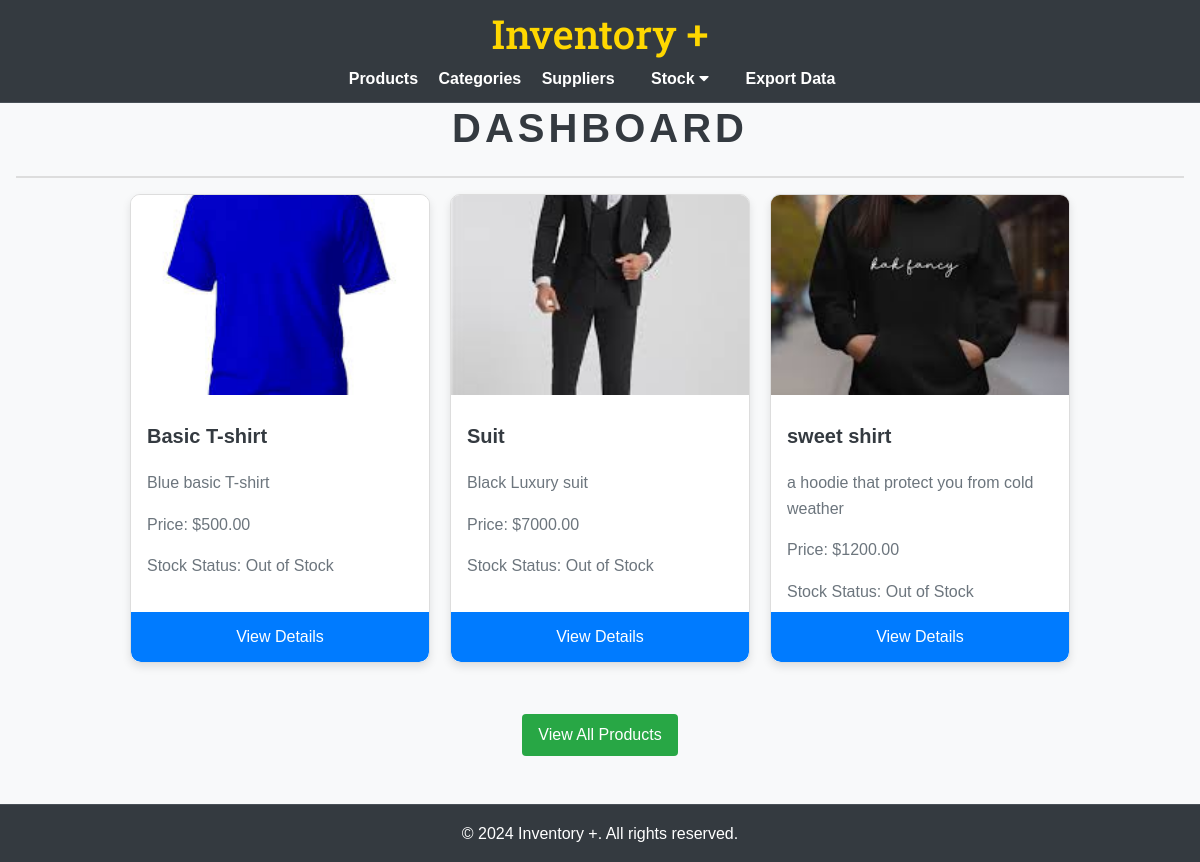
The app's page /, older data.
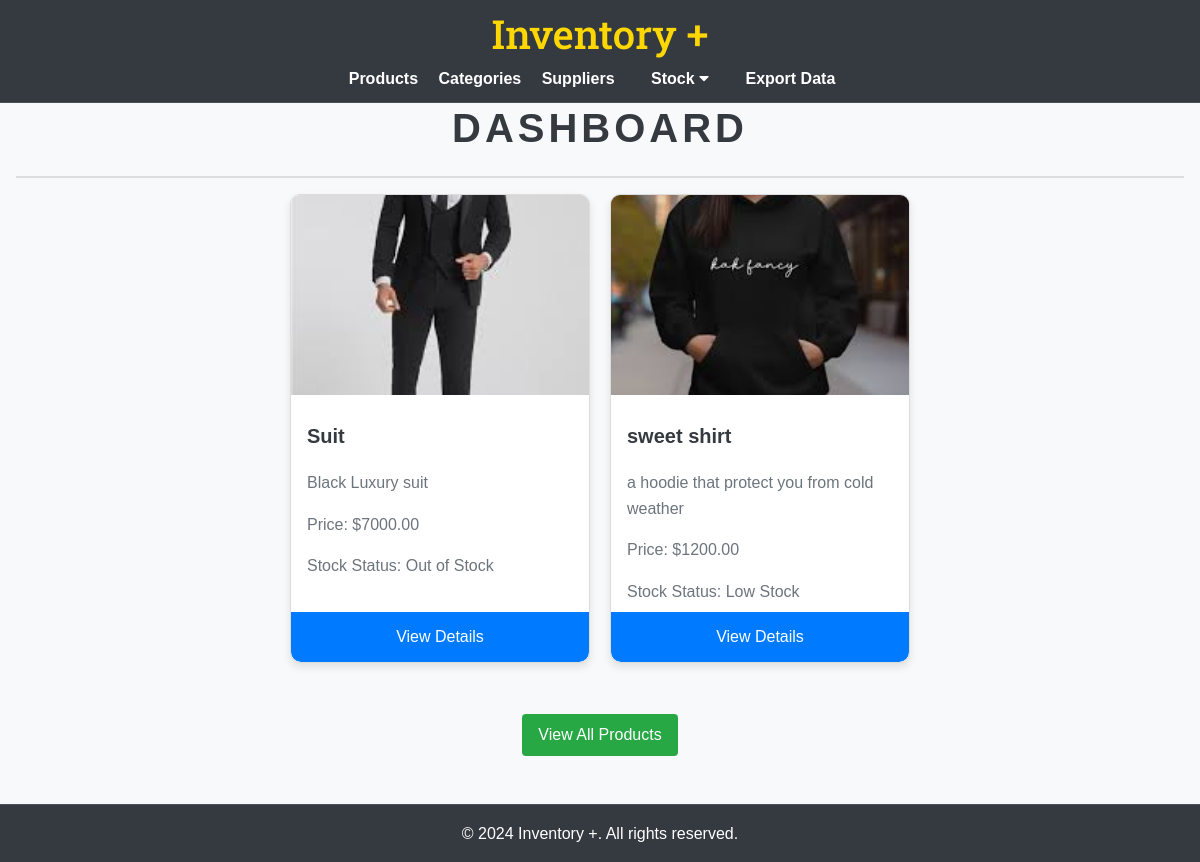
The same page, newer data.
### inventory/models.py (models this page shows, shortened)
class Product(models.Model):
    name = models.CharField(max_length=100)
    description = models.TextField()
    price = models.DecimalField(max_digits=10, decimal_places=2)
    category = models.ForeignKey(Category, on_delete=models.CASCADE, related_name='products')
    suppliers = models.ManyToManyField(Supplier, related_name='products')
    image = models.ImageField(upload_to='product_images/', null=True, blank=True)
    def get_stock_level(self):
        return self.stock_entries.aggregate(total_stock=models.Sum('quantity'))['total_stock'] or 0
    def stock_status(self):
        stock_level = self.get_stock_level()
        if stock_level > 10:
            return 'In Stock'
        elif 1 <= stock_level <= 10:
            return 'Low Stock'
        else:
            return 'Out of Stock'

### inventory/views.py (the view)
# urls.py: path('', views.dashboard, name='dashboard'),
def dashboard(request):
    last_three_products = Product.objects.order_by('-id')[:3]
    return render(request, 'inventory/dashboard.html', {'products': last_three_products})

### inventory/templates/inventory/dashboard.html (shortened to what this page needs)
{% extends 'base.html' %}
{% load static %}
{% block content %}
<h2>Dashboard</h2>
<div class="product-cards">
    {% if products %}
        {% for product in products %}
        <div class="product-card">
            {% if product.image %}
            <img src="{{ product.image.url }}" alt="{{ product.name }}" class="product-image">
            {% else %}
            <img src="{% static 'images/default-product.png' %}" alt="Default Image" class="product-image">
            {% endif %}
            <h3>{{ product.name }}</h3>
            <p>{{ product.description }}</p>
            <p>Price: ${{ product.price }}</p>
            <p>Stock Status: {{ product.stock_status }}</p>
            <a href="{% url 'product_detail' product.pk %}" class="btn">View Details</a>
        </div>
        {% endfor %}
    {% else %}
        <p>No products found.</p>
    {% endif %}
</div>
<div class="product-header " >
    <a href="{% url 'product_list' %}" class="btn">View All Products</a>
</div>
{% endblock %}

Row changes from the older to the newer data that the page shows:
removed Product: image (picture), name "Basic T-shirt", description "Blue basic T-shirt", price "500.00", stock_status "Out of Stock"
computed for Product "sweet shirt": stock_status "Out of Stock" → "Low Stock"
